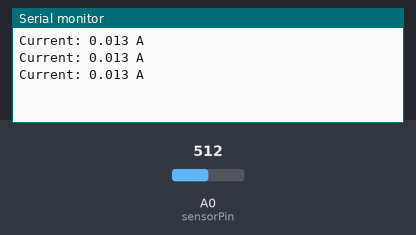
This sketch was run on a simulated Arduino Uno, built with avr-gcc and run on an emulated ATmega328P. Shown: the last lines printed to the serial monitor. Inputs (shaded band) come from the test bench; at power-on: A0 (sensorPin) = 512.

Above: at 1.3 s.
1.4 s: A0 (sensorPin) set to 716
At 1.9 s:
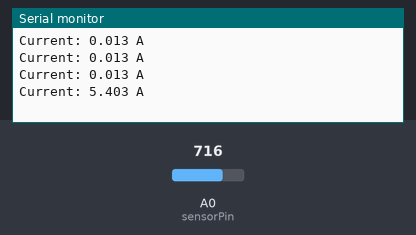
2.9 s: A0 (sensorPin) set to 900
At 3.4 s:
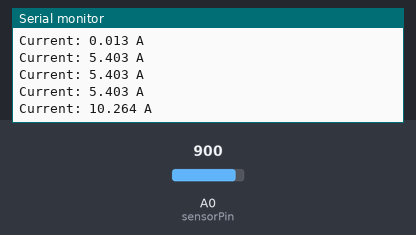
Timing chart, 0 to 5.9 s (numbered marks = the images above; inputs shaded):
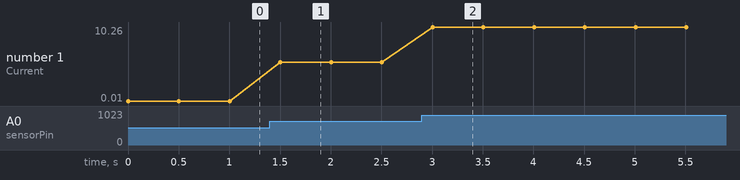

The sketch:

Current_Sensor.ino.ino
```cpp
const int sensorPin = A0;
float sensitivity = 0.185;  // for HW-872A (5A)
float Vref = 2.5;
float Vcc = 5.0;

void setup() {
  Serial.begin(9600);
}

void loop() {
  int adcValue = analogRead(sensorPin);
  float voltage = (adcValue / 1023.0) * Vcc;
  float current = (voltage - Vref) / sensitivity;  // in Amperes

  Serial.print("Current: ");
  Serial.print(current, 3);
  Serial.println(" A");

  delay(500);
}
```

Measured:
- after the input at 1.4 s, the serial monitor: prints a new line after 0.10 s (image 1)
- after the input at 2.9 s, the serial monitor: prints a new line after 0.11 s (image 2)
- plotted number 1: 0.01 → 5.4 after the input at 1.4 s, 5.4 → 10.26 after the input at 2.9 s
